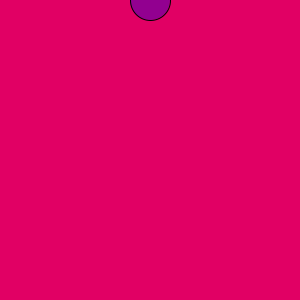
Frame 1 (no input)
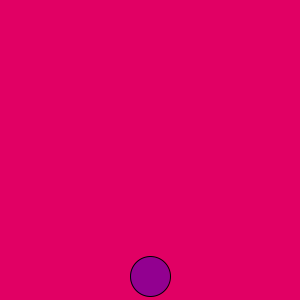
Frame 60 (the mouse pressed at the canvas centre just before this capture)
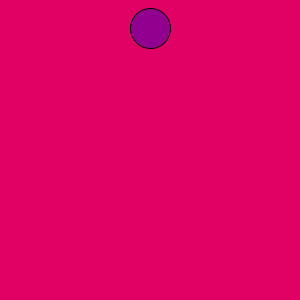
Frame 120 (the mouse held since frame 60 and released just before this capture)

The Processing sketch that drew these frames (run headless with seeded random() and noise(); from frame 60 on, the mouse is pressed at the canvas centre):

// Processing sketch: processing_133226
// ── processing_133226.pde

float x = 150;   
float y = 0;    
 
float speed = 0;   
 

float gravity = 0.2;  
 
void setup() {
  size(300,300);
 
}
 
void draw() {
  background(225,0,100);
 
  
  fill(0,0,225,90);
  stroke(0);
  ellipseMode(CENTER);
  ellipse(x,y,40,40);
   
  // Add speed to location.
  y = y + speed;
   
  // Add gravity to speed.
  speed = speed + gravity;
   
  // If square reaches the bottom
  // Reverse speed
  if (y > height) {
    // Multiplying by -0.95 instead of -1 slows the square down each time it bounces (by decreasing speed).  
    // This is known as a "dampening" effect and is a more realistic simulation of the real world (without it, a ball would bounce forever).
    speed = speed * -0.95;  
  }
}
